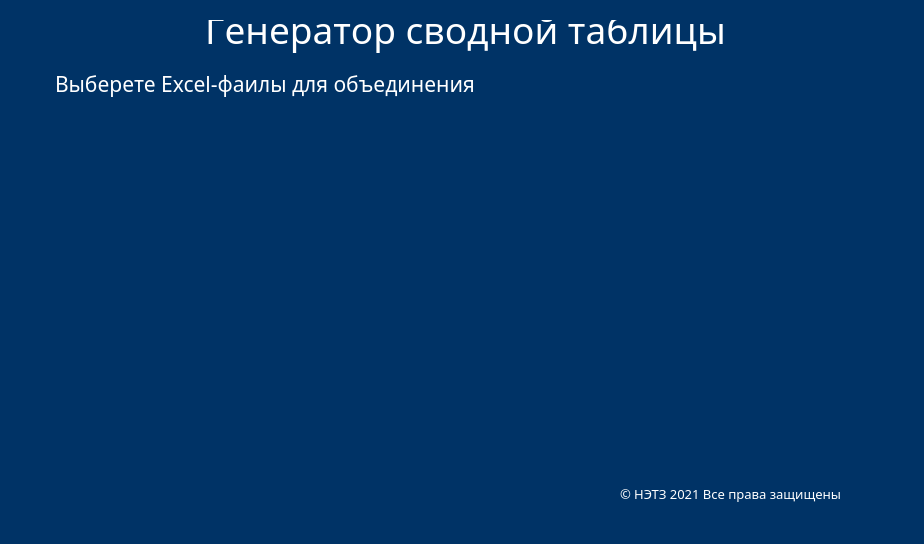
<?xml version="1.0" encoding="UTF-8"?>
<ui version="4.0">
 <class>MainWindow</class>
 <widget class="QMainWindow" name="MainWindow">
  <property name="windowModality">
   <enum>Qt::ApplicationModal</enum>
  </property>
  <property name="enabled">
   <bool>true</bool>
  </property>
  <property name="geometry">
   <rect>
    <x>0</x>
    <y>0</y>
    <width>924</width>
    <height>544</height>
   </rect>
  </property>
  <property name="minimumSize">
   <size>
    <width>924</width>
    <height>544</height>
   </size>
  </property>
  <property name="maximumSize">
   <size>
    <width>914</width>
    <height>544</height>
   </size>
  </property>
  <property name="acceptDrops">
   <bool>false</bool>
  </property>
  <property name="windowTitle">
   <string>Генератор сводной таблицы</string>
  </property>
  <property name="styleSheet">
   <string notr="true">height: 32px;
width: 50px;
left: 603px;
top: 141px;
border-radius: 16px;
background-color: #003366;
</string>
  </property>
  <property name="inputMethodHints">
   <set>Qt::ImhNone</set>
  </property>
  <widget class="QWidget" name="centralwidget">
   <property name="palette">
    <palette>
     <active>
      <colorrole role="WindowText">
       <brush brushstyle="SolidPattern">
        <color alpha="255">
         <red>255</red>
         <green>255</green>
         <blue>255</blue>
        </color>
       </brush>
      </colorrole>
      <colorrole role="Button">
       <brush brushstyle="SolidPattern">
        <color alpha="255">
         <red>0</red>
         <green>51</green>
         <blue>102</blue>
        </color>
       </brush>
      </colorrole>
      <colorrole role="Light">
       <brush brushstyle="SolidPattern">
        <color alpha="255">
         <red>126</red>
         <green>79</green>
         <blue>237</blue>
        </color>
       </brush>
      </colorrole>
      <colorrole role="Midlight">
       <brush brushstyle="SolidPattern">
        <color alpha="255">
         <red>126</red>
         <green>79</green>
         <blue>237</blue>
        </color>
       </brush>
      </colorrole>
      <colorrole role="Text">
       <brush brushstyle="SolidPattern">
        <color alpha="255">
         <red>255</red>
         <green>255</green>
         <blue>255</blue>
        </color>
       </brush>
      </colorrole>
      <colorrole role="ButtonText">
       <brush brushstyle="SolidPattern">
        <color alpha="255">
         <red>255</red>
         <green>255</green>
         <blue>255</blue>
        </color>
       </brush>
      </colorrole>
      <colorrole role="Base">
       <brush brushstyle="SolidPattern">
        <color alpha="255">
         <red>0</red>
         <green>51</green>
         <blue>102</blue>
        </color>
       </brush>
      </colorrole>
      <colorrole role="Window">
       <brush brushstyle="SolidPattern">
        <color alpha="255">
         <red>0</red>
         <green>51</green>
         <blue>102</blue>
        </color>
       </brush>
      </colorrole>
      <colorrole role="AlternateBase">
       <brush brushstyle="SolidPattern">
        <color alpha="255">
         <red>126</red>
         <green>79</green>
         <blue>237</blue>
        </color>
       </brush>
      </colorrole>
      <colorrole role="PlaceholderText">
       <brush brushstyle="SolidPattern">
        <color alpha="128">
         <red>255</red>
         <green>255</green>
         <blue>255</blue>
        </color>
       </brush>
      </colorrole>
     </active>
     <inactive>
      <colorrole role="WindowText">
       <brush brushstyle="SolidPattern">
        <color alpha="255">
         <red>255</red>
         <green>255</green>
         <blue>255</blue>
        </color>
       </brush>
      </colorrole>
      <colorrole role="Button">
       <brush brushstyle="SolidPattern">
        <color alpha="255">
         <red>0</red>
         <green>51</green>
         <blue>102</blue>
        </color>
       </brush>
      </colorrole>
      <colorrole role="Light">
       <brush brushstyle="SolidPattern">
        <color alpha="255">
         <red>126</red>
         <green>79</green>
         <blue>237</blue>
        </color>
       </brush>
      </colorrole>
      <colorrole role="Midlight">
       <brush brushstyle="SolidPattern">
        <color alpha="255">
         <red>126</red>
         <green>79</green>
         <blue>237</blue>
        </color>
       </brush>
      </colorrole>
      <colorrole role="Text">
       <brush brushstyle="SolidPattern">
        <color alpha="255">
         <red>255</red>
         <green>255</green>
         <blue>255</blue>
        </color>
       </brush>
      </colorrole>
      <colorrole role="ButtonText">
       <brush brushstyle="SolidPattern">
        <color alpha="255">
         <red>255</red>
         <green>255</green>
         <blue>255</blue>
        </color>
       </brush>
      </colorrole>
      <colorrole role="Base">
       <brush brushstyle="SolidPattern">
        <color alpha="255">
         <red>0</red>
         <green>51</green>
         <blue>102</blue>
        </color>
       </brush>
      </colorrole>
      <colorrole role="Window">
       <brush brushstyle="SolidPattern">
        <color alpha="255">
         <red>0</red>
         <green>51</green>
         <blue>102</blue>
        </color>
       </brush>
      </colorrole>
      <colorrole role="AlternateBase">
       <brush brushstyle="SolidPattern">
        <color alpha="255">
         <red>126</red>
         <green>79</green>
         <blue>237</blue>
        </color>
       </brush>
      </colorrole>
      <colorrole role="PlaceholderText">
       <brush brushstyle="SolidPattern">
        <color alpha="128">
         <red>255</red>
         <green>255</green>
         <blue>255</blue>
        </color>
       </brush>
      </colorrole>
     </inactive>
     <disabled>
      <colorrole role="WindowText">
       <brush brushstyle="SolidPattern">
        <color alpha="255">
         <red>120</red>
         <green>120</green>
         <blue>120</blue>
        </color>
       </brush>
      </colorrole>
      <colorrole role="Button">
       <brush brushstyle="SolidPattern">
        <color alpha="255">
         <red>0</red>
         <green>51</green>
         <blue>102</blue>
        </color>
       </brush>
      </colorrole>
      <colorrole role="Light">
       <brush brushstyle="SolidPattern">
        <color alpha="255">
         <red>126</red>
         <green>79</green>
         <blue>237</blue>
        </color>
       </brush>
      </colorrole>
      <colorrole role="Midlight">
       <brush brushstyle="SolidPattern">
        <color alpha="255">
         <red>126</red>
         <green>79</green>
         <blue>237</blue>
        </color>
       </brush>
      </colorrole>
      <colorrole role="Text">
       <brush brushstyle="SolidPattern">
        <color alpha="255">
         <red>120</red>
         <green>120</green>
         <blue>120</blue>
        </color>
       </brush>
      </colorrole>
      <colorrole role="ButtonText">
       <brush brushstyle="SolidPattern">
        <color alpha="255">
         <red>120</red>
         <green>120</green>
         <blue>120</blue>
        </color>
       </brush>
      </colorrole>
      <colorrole role="Base">
       <brush brushstyle="SolidPattern">
        <color alpha="255">
         <red>0</red>
         <green>51</green>
         <blue>102</blue>
        </color>
       </brush>
      </colorrole>
      <colorrole role="Window">
       <brush brushstyle="SolidPattern">
        <color alpha="255">
         <red>0</red>
         <green>51</green>
         <blue>102</blue>
        </color>
       </brush>
      </colorrole>
      <colorrole role="AlternateBase">
       <brush brushstyle="SolidPattern">
        <color alpha="255">
         <red>126</red>
         <green>79</green>
         <blue>237</blue>
        </color>
       </brush>
      </colorrole>
      <colorrole role="PlaceholderText">
       <brush brushstyle="SolidPattern">
        <color alpha="128">
         <red>0</red>
         <green>0</green>
         <blue>0</blue>
        </color>
       </brush>
      </colorrole>
     </disabled>
    </palette>
   </property>
   <property name="font">
    <font>
     <family>Times New Roman</family>
     <pointsize>16</pointsize>
    </font>
   </property>
   <widget class="QLabel" name="label_2">
    <property name="geometry">
     <rect>
      <x>55</x>
      <y>70</y>
      <width>601</width>
      <height>28</height>
     </rect>
    </property>
    <property name="font">
     <font>
      <family>Kharkiv Tone</family>
      <pointsize>16</pointsize>
     </font>
    </property>
    <property name="styleSheet">
     <string notr="true">color: #ffffff;</string>
    </property>
    <property name="text">
     <string>Выберете Excel-фаилы для объединения</string>
    </property>
   </widget>
   <widget class="QLabel" name="label">
    <property name="geometry">
     <rect>
      <x>10</x>
      <y>20</y>
      <width>911</width>
      <height>35</height>
     </rect>
    </property>
    <property name="palette">
     <palette>
      <active>
       <colorrole role="WindowText">
        <brush brushstyle="SolidPattern">
         <color alpha="255">
          <red>255</red>
          <green>255</green>
          <blue>255</blue>
         </color>
        </brush>
       </colorrole>
       <colorrole role="Button">
        <brush brushstyle="SolidPattern">
         <color alpha="255">
          <red>0</red>
          <green>51</green>
          <blue>102</blue>
         </color>
        </brush>
       </colorrole>
       <colorrole role="Text">
        <brush brushstyle="SolidPattern">
         <color alpha="255">
          <red>255</red>
          <green>255</green>
          <blue>255</blue>
         </color>
        </brush>
       </colorrole>
       <colorrole role="ButtonText">
        <brush brushstyle="SolidPattern">
         <color alpha="255">
          <red>255</red>
          <green>255</green>
          <blue>255</blue>
         </color>
        </brush>
       </colorrole>
       <colorrole role="Base">
        <brush brushstyle="SolidPattern">
         <color alpha="255">
          <red>0</red>
          <green>51</green>
          <blue>102</blue>
         </color>
        </brush>
       </colorrole>
       <colorrole role="Window">
        <brush brushstyle="SolidPattern">
         <color alpha="255">
          <red>0</red>
          <green>51</green>
          <blue>102</blue>
         </color>
        </brush>
       </colorrole>
       <colorrole role="PlaceholderText">
        <brush brushstyle="SolidPattern">
         <color alpha="128">
          <red>255</red>
          <green>255</green>
          <blue>255</blue>
         </color>
        </brush>
       </colorrole>
      </active>
      <inactive>
       <colorrole role="WindowText">
        <brush brushstyle="SolidPattern">
         <color alpha="255">
          <red>255</red>
          <green>255</green>
          <blue>255</blue>
         </color>
        </brush>
       </colorrole>
       <colorrole role="Button">
        <brush brushstyle="SolidPattern">
         <color alpha="255">
          <red>0</red>
          <green>51</green>
          <blue>102</blue>
         </color>
        </brush>
       </colorrole>
       <colorrole role="Text">
        <brush brushstyle="SolidPattern">
         <color alpha="255">
          <red>255</red>
          <green>255</green>
          <blue>255</blue>
         </color>
        </brush>
       </colorrole>
       <colorrole role="ButtonText">
        <brush brushstyle="SolidPattern">
         <color alpha="255">
          <red>255</red>
          <green>255</green>
          <blue>255</blue>
         </color>
        </brush>
       </colorrole>
       <colorrole role="Base">
        <brush brushstyle="SolidPattern">
         <color alpha="255">
          <red>0</red>
          <green>51</green>
          <blue>102</blue>
         </color>
        </brush>
       </colorrole>
       <colorrole role="Window">
        <brush brushstyle="SolidPattern">
         <color alpha="255">
          <red>0</red>
          <green>51</green>
          <blue>102</blue>
         </color>
        </brush>
       </colorrole>
       <colorrole role="PlaceholderText">
        <brush brushstyle="SolidPattern">
         <color alpha="128">
          <red>255</red>
          <green>255</green>
          <blue>255</blue>
         </color>
        </brush>
       </colorrole>
      </inactive>
      <disabled>
       <colorrole role="WindowText">
        <brush brushstyle="SolidPattern">
         <color alpha="255">
          <red>255</red>
          <green>255</green>
          <blue>255</blue>
         </color>
        </brush>
       </colorrole>
       <colorrole role="Button">
        <brush brushstyle="SolidPattern">
         <color alpha="255">
          <red>0</red>
          <green>51</green>
          <blue>102</blue>
         </color>
        </brush>
       </colorrole>
       <colorrole role="Text">
        <brush brushstyle="SolidPattern">
         <color alpha="255">
          <red>255</red>
          <green>255</green>
          <blue>255</blue>
         </color>
        </brush>
       </colorrole>
       <colorrole role="ButtonText">
        <brush brushstyle="SolidPattern">
         <color alpha="255">
          <red>255</red>
          <green>255</green>
          <blue>255</blue>
         </color>
        </brush>
       </colorrole>
       <colorrole role="Base">
        <brush brushstyle="SolidPattern">
         <color alpha="255">
          <red>0</red>
          <green>51</green>
          <blue>102</blue>
         </color>
        </brush>
       </colorrole>
       <colorrole role="Window">
        <brush brushstyle="SolidPattern">
         <color alpha="255">
          <red>0</red>
          <green>51</green>
          <blue>102</blue>
         </color>
        </brush>
       </colorrole>
       <colorrole role="PlaceholderText">
        <brush brushstyle="SolidPattern">
         <color alpha="128">
          <red>0</red>
          <green>0</green>
          <blue>0</blue>
         </color>
        </brush>
       </colorrole>
      </disabled>
     </palette>
    </property>
    <property name="font">
     <font>
      <family>Kharkiv Tone</family>
      <pointsize>28</pointsize>
      <kerning>false</kerning>
     </font>
    </property>
    <property name="styleSheet">
     <string notr="true">color: #ffffff;</string>
    </property>
    <property name="text">
     <string>Генератор сводной таблицы</string>
    </property>
    <property name="alignment">
     <set>Qt::AlignBottom|Qt::AlignHCenter</set>
    </property>
   </widget>
   <widget class="QLabel" name="label_3">
    <property name="geometry">
     <rect>
      <x>620</x>
      <y>480</y>
      <width>291</width>
      <height>28</height>
     </rect>
    </property>
    <property name="font">
     <font>
      <family>Kharkiv Tone</family>
      <pointsize>10</pointsize>
     </font>
    </property>
    <property name="styleSheet">
     <string notr="true">color: #ffffff;</string>
    </property>
    <property name="text">
     <string>&lt;html&gt;&lt;head/&gt;&lt;body&gt;&lt;p&gt;© НЭТЗ 2021 Все права защищены&lt;/p&gt;&lt;/body&gt;&lt;/html&gt;</string>
    </property>
   </widget>
   <widget class="QLabel" name="label_4">
    <property name="geometry">
     <rect>
      <x>50</x>
      <y>10</y>
      <width>51</width>
      <height>51</height>
     </rect>
    </property>
    <property name="font">
     <font>
      <family>Kharkiv Tone</family>
      <pointsize>10</pointsize>
     </font>
    </property>
    <property name="styleSheet">
     <string notr="true">color: #ffffff;</string>
    </property>
    <property name="text">
     <string/>
    </property>
    <property name="pixmap">
     <pixmap>../img/Ellipse_6.png</pixmap>
    </property>
   </widget>
  </widget>
  <widget class="QStatusBar" name="statusbar"/>
 </widget>
 <resources/>
 <connections/>
</ui>
